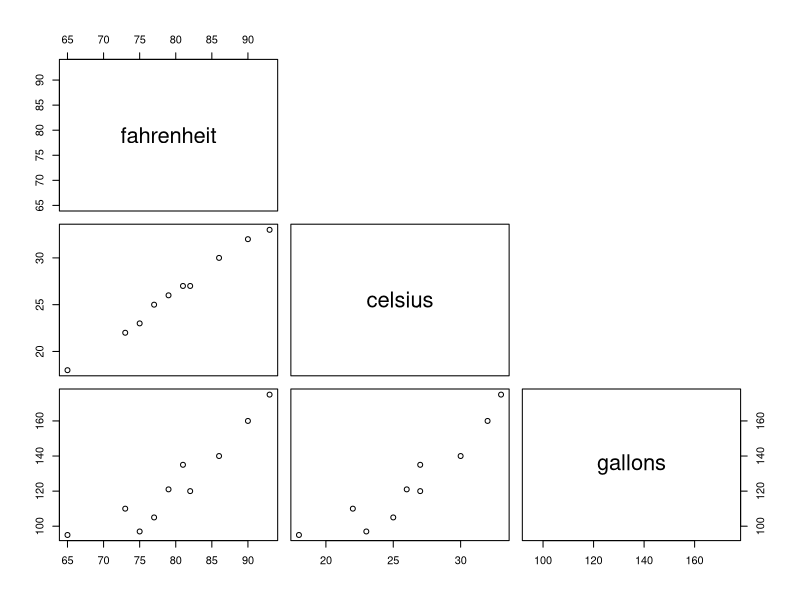

Write the R code that produced this figure.
## ---- chunk 1
options("scipen"=100, "digits"=4)
## ---- chunk 2
fahrenheit <- c(73,65,81,90,75,77,82,93,86,79)
celsius <- c(22,18,27,32,23,25,27,33,30,26)
gallons <- c(110,95,135,160,97,105,120,175,140,121)
## ---- chunk 3
df <- data.frame(fahrenheit, celsius, gallons)
df
## ---- chunk 4
cor(df)
## ---- chunk 5
plot(df, upper.panel=NULL)
## ---- chunk 6
model = lm(gallons~fahrenheit+celsius, data=df)
summary(model)
## ---- chunk 7
modelFahrenheight = lm(gallons~fahrenheit, data=df)
summary(modelFahrenheight)
## ---- chunk 8
modelCelsius = lm(gallons~celsius, data=df)
summary(modelCelsius)
